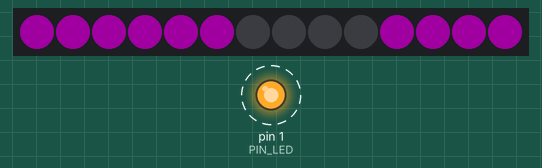
Simulated run of this sketch. Board: Arduino Uno, built with avr-gcc and run on an emulated ATmega328P. Parts: 14 RGB LEDs in strip order, left to right, output pins drawn as LEDs (lit = HIGH). Dashed ring = blinking. Dim RGB values are drawn brighter than linear.

Above: at 0.1 s.
At 1.1 s:
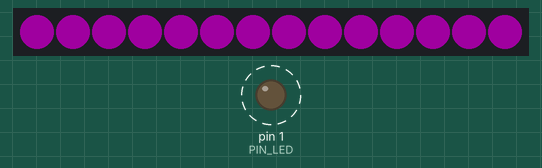
At 4.1 s:
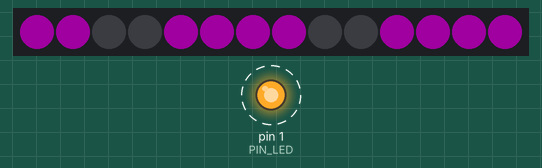
At 9.1 s:
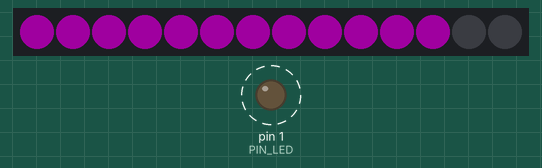
Timing chart, 0 to 40.0 s (numbered marks = the images above):
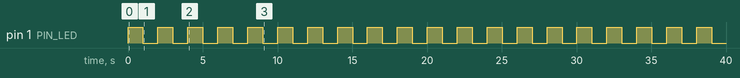

Measured:
- by itself, pin 1 (PIN_LED): alternates HIGH for 1.0 s and LOW for 1.0 s
- by itself, everything shown: repeats every 10.0 s, in 10 steps
- what the display in image 1 shows lasts 1.0 s, from 1.0 s to 2.0 s

The sketch:

01_countdown.ino
```cpp
#include <Adafruit_NeoPixel.h>

uint8_t const PIN_DATA = 0; // pin 1 is LED
uint8_t const PIN_LED = 1;//LED on Model B=PIN0, LED on Model A=PIN1

uint16_t const N_PIXELS = 14;

Adafruit_NeoPixel pixels (N_PIXELS,PIN_DATA,NEO_GRBW+NEO_KHZ800);

uint16_t last_pixel = N_PIXELS-1;
uint16_t cur_pixel = 0;

// digits                     Pgfedcba, P=decimal (not used)
uint8_t const SS_DIGITS[] = {B00111111, // zero
                             B00000110, // one
                             B01011011, // two
                             B01001111, // three
                             B01100110, // four
                             B01101101, // five
                             B01111101, // six
                             B00000111, // seven
                             B01111111, // eight
                             B01100111};// nine

uint8_t const SS_COLOR_RGBW[] = { 32, 0, 32, 0 };

void setup() {
  // put your setup code here, to run once:
  pinMode(PIN_LED, OUTPUT);
  pixels.begin();
}


void drawDigit(int digit)
{
  uint8_t pattern = SS_DIGITS[digit];
  for (int j = 0; j < 7; ++j) {
    if (0x01 & (pattern >> j)) {
      pixels.setPixelColor(2*j,
        SS_COLOR_RGBW[0],
        SS_COLOR_RGBW[1],
        SS_COLOR_RGBW[2],
        SS_COLOR_RGBW[3]);
      pixels.setPixelColor(2*j+1,
        SS_COLOR_RGBW[0],
        SS_COLOR_RGBW[1],
        SS_COLOR_RGBW[2],
        SS_COLOR_RGBW[3]);
    } else {
      pixels.setPixelColor(2*j,0,0,0,0);
      pixels.setPixelColor(2*j+1,0,0,0,0);
    }
  }
  pixels.show();
}

void loop() {
  // put your main code here, to run repeatedly:
  for (int digit = 9; digit >= 0; --digit) {
    drawDigit(digit);

    digitalWrite(PIN_LED, digit % 2);   // turn the LED on (HIGH is the voltage level)
    delay(1000);
  }

}
```
